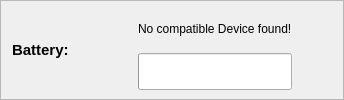
     <widget class="QFrame" name="batteryFrame">
      <property name="enabled">
       <bool>true</bool>
      </property>
      <property name="sizePolicy">
       <sizepolicy hsizetype="Minimum" vsizetype="Minimum">
        <horstretch>0</horstretch>
        <verstretch>0</verstretch>
       </sizepolicy>
      </property>
      <property name="maximumSize">
       <size>
        <width>16777215</width>
        <height>16777215</height>
       </size>
      </property>
      <property name="styleSheet">
       <string notr="true"/>
      </property>
      <property name="frameShape">
       <enum>QFrame::Shape::StyledPanel</enum>
      </property>
      <property name="frameShadow">
       <enum>QFrame::Shadow::Raised</enum>
      </property>
      <layout class="QHBoxLayout" name="horizontalLayout_6">
       <property name="spacing">
        <number>6</number>
       </property>
       <property name="topMargin">
        <number>9</number>
       </property>
       <property name="bottomMargin">
        <number>9</number>
       </property>
       <item>
        <widget class="QLabel" name="batteryLabel">
         <property name="sizePolicy">
          <sizepolicy hsizetype="Preferred" vsizetype="Minimum">
           <horstretch>0</horstretch>
           <verstretch>0</verstretch>
          </sizepolicy>
         </property>
         <property name="minimumSize">
          <size>
           <width>120</width>
           <height>0</height>
          </size>
         </property>
         <property name="maximumSize">
          <size>
           <width>120</width>
           <height>16777215</height>
          </size>
         </property>
         <property name="font">
          <font>
           <family>Segoe UI</family>
           <pointsize>11</pointsize>
           <italic>false</italic>
           <bold>true</bold>
          </font>
         </property>
         <property name="text">
          <string>Battery:</string>
         </property>
         <property name="alignment">
          <set>Qt::AlignmentFlag::AlignLeading|Qt::AlignmentFlag::AlignLeft|Qt::AlignmentFlag::AlignVCenter</set>
         </property>
         <property name="wordWrap">
          <bool>true</bool>
         </property>
        </widget>
       </item>
       <item>
        <layout class="QVBoxLayout" name="verticalLayout_12">
         <item>
          <widget class="QLabel" name="batteryPercentage">
           <property name="enabled">
            <bool>true</bool>
           </property>
           <property name="sizePolicy">
            <sizepolicy hsizetype="Minimum" vsizetype="Minimum">
             <horstretch>0</horstretch>
             <verstretch>0</verstretch>
            </sizepolicy>
           </property>
           <property name="maximumSize">
            <size>
             <width>200</width>
             <height>16777215</height>
            </size>
           </property>
           <property name="autoFillBackground">
            <bool>false</bool>
           </property>
           <property name="styleSheet">
            <string notr="true"/>
           </property>
           <property name="text">
            <string>No compatible Device found!</string>
           </property>
           <property name="scaledContents">
            <bool>false</bool>
           </property>
           <property name="alignment">
            <set>Qt::AlignmentFlag::AlignLeading|Qt::AlignmentFlag::AlignLeft|Qt::AlignmentFlag::AlignVCenter</set>
           </property>
           <property name="wordWrap">
            <bool>false</bool>
           </property>
          </widget>
         </item>
         <item>
          <widget class="QProgressBar" name="batteryProgressBar">
           <property name="sizePolicy">
            <sizepolicy hsizetype="Expanding" vsizetype="Minimum">
             <horstretch>0</horstretch>
             <verstretch>0</verstretch>
            </sizepolicy>
           </property>
           <property name="value">
            <number>0</number>
           </property>
           <property name="textVisible">
            <bool>false</bool>
           </property>
          </widget>
         </item>
        </layout>
       </item>
       <item>
        <spacer name="horizontalSpacer_5">
         <property name="orientation">
          <enum>Qt::Orientation::Horizontal</enum>
         </property>
         <property name="sizeType">
          <enum>QSizePolicy::Policy::Expanding</enum>
         </property>
         <property name="sizeHint" stdset="0">
          <size>
           <width>40</width>
           <height>20</height>
          </size>
         </property>
        </spacer>
       </item>
      </layout>
     </widget>
